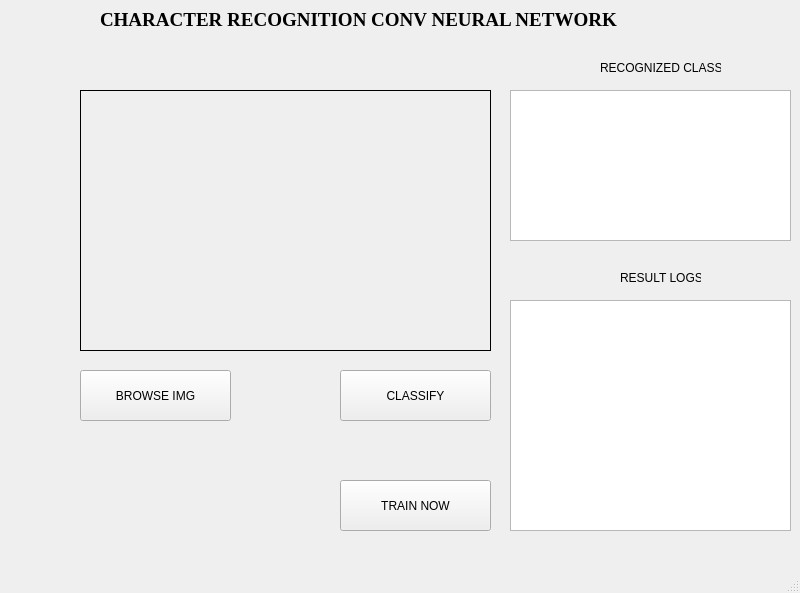
<?xml version="1.0" encoding="UTF-8"?>
<ui version="4.0">
 <class>MainWindow</class>
 <widget class="QMainWindow" name="MainWindow">
  <property name="geometry">
   <rect>
    <x>0</x>
    <y>0</y>
    <width>800</width>
    <height>593</height>
   </rect>
  </property>
  <property name="windowTitle">
   <string>MainWindow</string>
  </property>
  <widget class="QWidget" name="centralwidget">
   <widget class="QPushButton" name="BrowseImage">
    <property name="geometry">
     <rect>
      <x>80</x>
      <y>370</y>
      <width>151</width>
      <height>51</height>
     </rect>
    </property>
    <property name="text">
     <string>BROWSE IMG</string>
    </property>
   </widget>
   <widget class="QLabel" name="imageLbl">
    <property name="geometry">
     <rect>
      <x>80</x>
      <y>90</y>
      <width>411</width>
      <height>261</height>
     </rect>
    </property>
    <property name="frameShape">
     <enum>QFrame::Box</enum>
    </property>
    <property name="text">
     <string/>
    </property>
   </widget>
   <widget class="QLabel" name="label_2">
    <property name="geometry">
     <rect>
      <x>100</x>
      <y>10</y>
      <width>651</width>
      <height>20</height>
     </rect>
    </property>
    <property name="font">
     <font>
      <family>Times New Roman</family>
      <pointsize>14</pointsize>
      <weight>75</weight>
      <bold>true</bold>
     </font>
    </property>
    <property name="text">
     <string>CHARACTER RECOGNITION CONV NEURAL NETWORK</string>
    </property>
   </widget>
   <widget class="QPushButton" name="Classify">
    <property name="geometry">
     <rect>
      <x>340</x>
      <y>370</y>
      <width>151</width>
      <height>51</height>
     </rect>
    </property>
    <property name="text">
     <string>CLASSIFY</string>
    </property>
   </widget>
   <widget class="QLabel" name="label">
    <property name="geometry">
     <rect>
      <x>600</x>
      <y>60</y>
      <width>121</width>
      <height>16</height>
     </rect>
    </property>
    <property name="text">
     <string>RECOGNIZED CLASS</string>
    </property>
   </widget>
   <widget class="QPushButton" name="Training">
    <property name="geometry">
     <rect>
      <x>340</x>
      <y>480</y>
      <width>151</width>
      <height>51</height>
     </rect>
    </property>
    <property name="text">
     <string>TRAIN NOW</string>
    </property>
   </widget>
   <widget class="QTextEdit" name="textEdit">
    <property name="geometry">
     <rect>
      <x>510</x>
      <y>90</y>
      <width>281</width>
      <height>151</height>
     </rect>
    </property>
   </widget>
   <widget class="QListWidget" name="listWidget">
    <property name="geometry">
     <rect>
      <x>510</x>
      <y>300</y>
      <width>281</width>
      <height>231</height>
     </rect>
    </property>
   </widget>
   <widget class="QLabel" name="label_3">
    <property name="geometry">
     <rect>
      <x>620</x>
      <y>270</y>
      <width>81</width>
      <height>16</height>
     </rect>
    </property>
    <property name="text">
     <string>RESULT LOGS</string>
    </property>
   </widget>
  </widget>
  <widget class="QMenuBar" name="menubar">
   <property name="geometry">
    <rect>
     <x>0</x>
     <y>0</y>
     <width>800</width>
     <height>26</height>
    </rect>
   </property>
  </widget>
  <widget class="QStatusBar" name="statusbar"/>
 </widget>
 <resources/>
 <connections/>
</ui>
